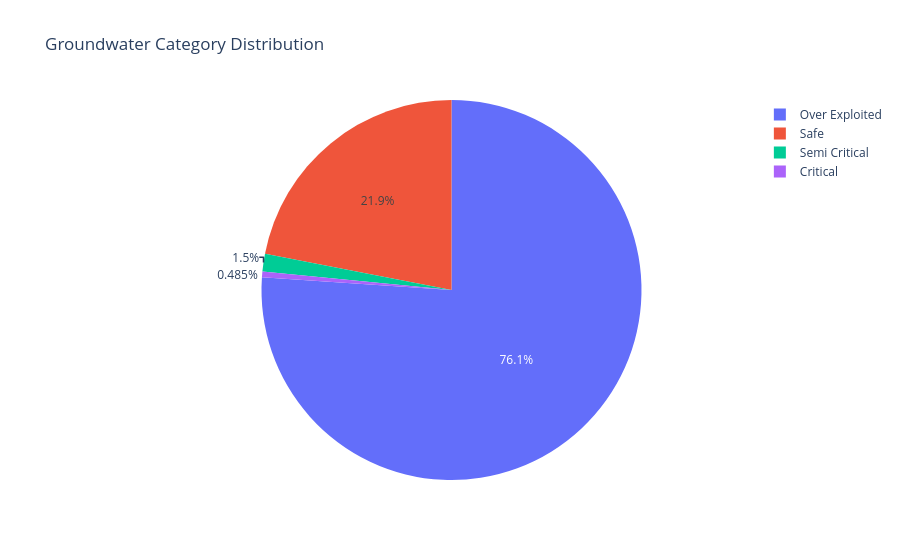

The notebook cell this image was saved under:
### Code cell
fig = px.pie(df,
            names="category",
            title="Groundwater Category Distribution")

fig.show()

### Figure 1 — Plotly figure (JSON) as saved in the notebook; plotly's stock layout.template omitted (floating-point values rounded to 4 significant figures; data arrays with more than 128 entries replaced by an {"elided": "..."} marker saying what was removed)
{"data": [{"domain": {"x": [0, 1], "y": [0, 1]}, "hovertemplate": "category=%{label}<extra></extra>", "labels": {"elided": "2060 str values"}, "legendgroup": "", "name": "", "showlegend": true, "type": "pie"}], "layout": {"legend": {"tracegroupgap": 0}, "title": {"text": "Groundwater Category Distribution"}}}
